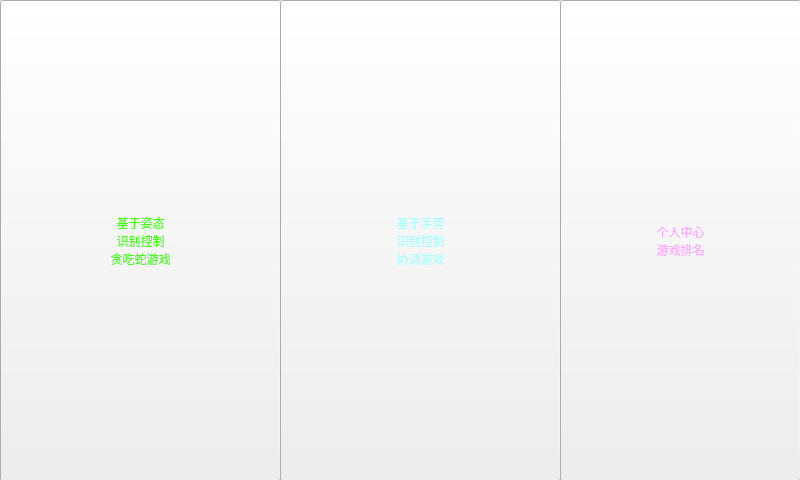
<?xml version="1.0" encoding="UTF-8"?>
<ui version="4.0">
 <class>MainWidget</class>
 <widget class="QWidget" name="MainWidget">
  <property name="geometry">
   <rect>
    <x>0</x>
    <y>0</y>
    <width>800</width>
    <height>480</height>
   </rect>
  </property>
  <property name="windowTitle">
   <string>MainWidget</string>
  </property>
  <widget class="QPushButton" name="snakeButton">
   <property name="geometry">
    <rect>
     <x>0</x>
     <y>0</y>
     <width>281</width>
     <height>481</height>
    </rect>
   </property>
   <property name="styleSheet">
    <string notr="true">QPushButton
{
	border-image:url(:/images/images/sky.jpg);
	
	
	font: 28pt &quot;黑体&quot;;
	
	color:rgb(72, 255, 17);
}</string>
   </property>
   <property name="text">
    <string>基于姿态
识别控制
贪吃蛇游戏</string>
   </property>
  </widget>
  <widget class="QPushButton" name="gestureButton">
   <property name="geometry">
    <rect>
     <x>280</x>
     <y>0</y>
     <width>281</width>
     <height>481</height>
    </rect>
   </property>
   <property name="styleSheet">
    <string notr="true">QPushButton
{
	border-image:url(:/images/images/background2.jpg);
	
		
	font: 28pt &quot;黑体&quot;;
	
	color: rgb(172, 255, 255);
}</string>
   </property>
   <property name="text">
    <string>基于手势
识别控制
协调游戏</string>
   </property>
  </widget>
  <widget class="QPushButton" name="dataButton">
   <property name="geometry">
    <rect>
     <x>560</x>
     <y>0</y>
     <width>241</width>
     <height>481</height>
    </rect>
   </property>
   <property name="styleSheet">
    <string notr="true">QPushButton
{
	border-image:url(:/images/images/data_background.jpg);
	
		
	font: 28pt &quot;黑体&quot;;
	
	color:rgb(255, 170, 255)
}</string>
   </property>
   <property name="text">
    <string>个人中心
游戏排名</string>
   </property>
  </widget>
 </widget>
 <layoutdefault spacing="6" margin="11"/>
 <resources/>
 <connections/>
</ui>
